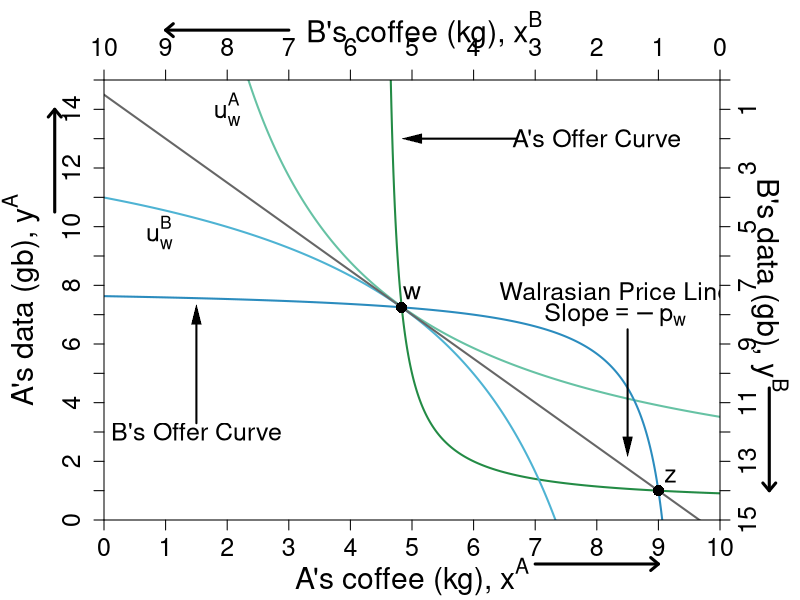

R code for this plot:
#' Graph Designer: Simon Halliday, Scott Cohn
#' Authors: Bowles and Halliday
#' Title: Coordination, Conflict and Competition: A Text in Microeconomics

library("shape")

pdf(file = "what_can_markets_do/property_walras_market.pdf", width = 9, height = 7)

# Set parameters for graphics
axislabelsize <- 1.8
labelsize <- 1.5
namesize <- 1.8
annotatesize <- 1.5
graphlinewidth <- 2
segmentlinewidth <- 1.5

COL <- c("#7fc97f", "#beaed4", "#fdc086", "#ffff99", "#386cb0", "#f0027f", "#bf5b17", "#666666")
COLA <- c("#e0f3db", "#99d8c9","#66c2a4","#41ae76", "#238b45", "#005824")
COLB <- c("#c6dbef", "#4eb3d3", "#2b8cbe", "#0868ac","#084081")
COLC <- c("#fcfbfd", "#efedf5", "#dadaeb", "#bcbddc", "#9e9ac8", "#807dba", "#6a51a3", "#54278f", "#3f007d")
grays <- gray.colors(25, start = 1, end = 0, alpha = 1)



indiffcurveA1 <- function(x, U = 4, A = 1, a = 0.5) {
  ((((U-2)/A)*(1/x)^a)^(1/(1-a)))
}

indiffcurveA2 <- function(x, U = 4, A = 1, a = 0.5) {
  (((U/A)*(1/x)^a)^(1/(1-a)))
}

indiffcurveA3 <- function(x, U = 5.93, A = 1, a = 0.5) {
  (((U/A)*(1/x)^a)^(1/(1-a)))
}

indiffcurveA4 <- function(x, U = 6.984164, A = 1, a = 0.5) {
  ((((U)/A)*(1/x)^a)^(1/(1-a)))
}

paretoEC <- function(x) {
  (3/2)*x
}

OfferCurveA <- function(x) {
  # x/(x  - 4)
  x / (2*x - 9)
}

mrsplot <- function(x) {
  (13/2)*(x/(9-x)^2)
}

OfferCurveB <- function(x) {
  #15 - (14/2)*(10 - x)/(9 - x)
  (145 - 16*x) / (19 - 2*x)
}

WalrasPrice <- function(x) {
  14.5 - (3/2)*x
}

#Deriving the offer curves: let py = 1
#wA = 8px + 2py = 8px + 2; Demand: x = w/2px => x = 4 + 1/px => px = 1/(x - 4)
#Offer curve is y = px*x => (1/(x-4))*x = x/(x-4) defined for x neq 4
#wA = 2px + 13py = 2px + 13; Demand: x = w/2px => x = 1 + 13/2px => px = 13/2(x - 1)
#B's Offer curve is y = px*x => (13/2)(1/(x-1))*x = (13/2)(x/(x-1)
#Therefore in terms of yA and xA:
#15 - y = (13/2)*(10 - x)/(10 - x - 1)
#Therefore y = 15 - (13/2)*(10-x)/(9 - x) defined for x neq 9
#The tangency of the indifference curve and the offer curve gives mrsplot
#Where mrsplot equals that offer curve, we get x = (3/17)*(51 - sqrt(221)) = 6.376576; 
#So y = 6.022321; therefore u = (6.376576^0.5)*(6.022321^0.5)

indiffcurveBneg1 <- function(x, U = 5.09, A = 1, a = 0.5) {
  15 - (((U/A)*(1/(10 - x))^a)^(1/(1-a)))
}

indiffcurveBneg2 <- function(x, U = 6.33, A = 1, a = 0.5) {
  15 - (((U/A)*(1/(10 - x))^a)^(1/(1-a)))
}

#Aisha happens to have found 8 apples and 2 oranges, 
#and Betty happens to have found 2 apples and 13 oranges. 
#Aisha's utility (8^0.5)*(2^0.5) = 4
#Betty's utility (2^0.5)*(13^0.5) = 5.09



par(mar =  c(4, 5.2, 4, 4))
xlims <- c(0, 10)
ylims <- c(0, 15)
xlims2 <- c(10, 0)
ylims2 <- c(15, 0)

plot(0, 0, xlim = xlims, ylim = ylims, type = "n",
     xlab = expression(paste("A's coffee (kg), ", x^A)),
     ylab = expression(paste("A's data (gb), ", y^A)), 
     #line = 2.5,
     xaxt = "n", 
     yaxt = "n", 
     cex.lab = axislabelsize, 
     bty = "n",
     xaxs = "i", 
     yaxs = "i")


npts <- 500 
npts2 <- 501

#Specify the sequences of points for graphing. 
xx1 <- seq(xlims[1], xlims[2], length.out = npts)
yy1 <- indiffcurveA2(xx1, U = 4, A = 1, a = 0.5)
yy2 <- indiffcurveA2(xx1)


#I need something like xx1 with npts for 
xx2 <- seq(4.5, xlims[2], length.out = npts)
xx3 <- seq(xlims[1], 9.1, length.out = npts)
xx4 <- seq(1, 9.5, length.out = npts)

#Draw the lines for the graphs

lines(xx1, indiffcurveA3(xx1), col = COLA[3], lwd = graphlinewidth)

lines(xx2, OfferCurveA(xx2), col = COLA[5], lwd = graphlinewidth)
lines(xx1, indiffcurveBneg2(xx1), col = COLB[2], lwd = graphlinewidth)

lines(xx3, OfferCurveB(xx3), col = COLB[3], lwd = graphlinewidth)
lines(xx1, WalrasPrice(xx1), col = COL[8], lwd = graphlinewidth)

#Customize ticks and labels for the plot
ticksy <- seq(from = 0, to = 15, by = 1)
ylabels <- seq(from = 0, to = 15, by = 1)
ticksx <- seq(from = 0, to = 10, by = 1)
xlabels <- seq(from = 0, to = 10, by = 1)
axis(1, at = ticksx, pos = 0, labels = xlabels, cex.axis = labelsize)
axis(2, at = ticksy, pos = 0, labels = ylabels, las = 0, cex.axis = labelsize)

#Add arrows:
arrows(-0.8, 10.5, -0.8, 14, xpd = TRUE, length = 0.1, angle = 40, lwd = 3)
arrows(7, -1.5, 9, -1.5, xpd = TRUE, length = 0.1, angle = 40, lwd = 3)

#Annotation of the three graphs and the NE

text(2, 14, expression(u[w]^A), cex = labelsize)
# 

# #Label B's offer curve
text(1.5, 3, expression("B's Offer Curve"), cex = labelsize)
Arrows(1.5, 3.3, 1.5, 7, col = "black", lty = 1, lwd = 2, arr.type = "triangle", arr.lwd = 0.5)
# 
# # Price Line
text(8, 13, expression(paste("A's Offer Curve")), cex = labelsize)
Arrows(6.7, 13, 5, 13, col = "black", lty = 1, lwd = 2, arr.type = "triangle", arr.lwd = 0.5)


# Walrasian Price Line
text(8.3, 7.8, expression(paste("Walrasian Price Line")), cex = labelsize)
text(8.3, 7, expression(paste("Slope", phantom() == -p[w])), cex = labelsize)
Arrows(8.5, 6.5, 8.5, 2.5, col = "black", lty = 1, lwd = 2, arr.type = "triangle", arr.lwd = 0.5)


# #Add a point for the initial endowment
points(4.8275, 7.25, pch = 16, col = "black", cex = 1.5)
text(5, 7.75, expression(w), cex = labelsize)

#Set up second axes and labels

par(new = TRUE)

#Use the same x and ylims as previously, but with locations switched
xlims2 <- c(10, 0)
ylims2 <- c(15, 0)

#Leave the ylab and xlab blank to ensure no axes titles
plot(0, 0, xlim = xlims2, ylim = ylims2, type = "n",
     xlab = expression(paste("")),
     ylab = expression(paste("")),
     xaxt = "n", 
     yaxt = "n", 
     #cex.lab = 1.2,
     cex.axis = labelsize,
     bty = "n",
     xaxs = "i", 
     yaxs = "i")

#Set up axes at sides 3 and 4 (top and right)
axis(side = 3, at = ticksx, pos = 0, labels = xlabels, cex.axis = labelsize)
axis(side = 4, at = ticksy, pos = 0, labels = ylabels, las = 0, cex.axis = labelsize)
text(4.8, -1.7, expression(paste("B's coffee (kg), ", x^B)), xpd = TRUE, cex = axislabelsize) 
text(-0.8, 7, expression(paste("B's data (gb), ", y^B)), xpd = TRUE, cex = axislabelsize, srt = 270) 

#Add arrows:
arrows(-0.8, 10.5, -0.8, 14, xpd = TRUE, length=0.1,angle=40,lwd=3)
arrows(7, -1.7, 9, -1.7, xpd = TRUE, length=0.1,angle=40,lwd=3)


#Functions for B's indifference curves
indiffcurveB1 <- function(x, U = 5.09, A = 1, a = 0.5) {
  ((((U-2)/A)*(1/x)^a)^(1/(1-a)))
}

indiffcurveB2 <- function(x, U = 5.09, A = 1, a = 0.5) {
  (((U/A)*(1/x)^a)^(1/(1-a)))
}

indiffcurveB3 <- function(x, U = 5.703502, A = 1, a = 0.5) {
  ((((U)/A)*(1/x)^a)^(1/(1-a)))
}

indiffcurveB4 <- function(x, U = 8.244574, A = 1, a = 0.5) {
  ((((U)/A)*(1/x)^a)^(1/(1-a)))
}





#Label B's indifference curves

text(9.1, 5.2, expression(u[w]^B), cex = labelsize)


#Add a point for the initial endowment
points(1, 14, pch = 16, col = "black", cex = 1.5)
text(0.8, 13.5, expression(z), cex = labelsize)









#Calculate TIOLI power allocation for B
#mrs(x,y) => pareto efficient curve is (3/2)x = y
#A's initital utility is 4 = u(8,2) = (8^0.5)*(2^0.5)
#Therefore substitute in the contract curve u_e^A = 4 = (x^A)^(0.5)(3/2*x^A)^0.5
# => x^A = 4/((3/2)^0.5) = 3.27 => x^B = 6.73
# => y^A = 3/2(x^A) = 4.9 => y^B = 10.1

#Add point g for B's TIOLI power
# points(6.73, 10.1, pch = 16, col = "black", cex = 1.5)
# text(6.73, 10.6, expression(g))

#Calculate TIOLI power allocation for A
#mrs(x,y) => pareto efficient curve is (3/2)x = y
#A's initital utility is 4 = u(8,2) = (8^0.5)*(2^0.5)
#Therefore substitute in the contract curve u_e^A = 4 = (x^A)^(0.5)(3/2*x^A)^0.5
# => x^B = 5.09/((3/2)^0.5) = 4.16 => x^A = 5.84
# => y^B = 3/2(x^B) = 6.23 => y^A = 8.77 
#=> u^A = (5.84^0.5)*(8.77^0.5) = 7.156591
#Add point f for A's TIOLI power
# points(4.16, 6.23, pch = 16, col = "black", cex = 1.5)
# text(4.16, 5.8, expression(f))


#Annotating B's endowment
#text(1.8, 12.5, expression(z), cex = labelsize)

#Annotating a point that is a Pareto improvement over e.
#points(3.623424, 8.977679, pch = 16, col = "black", cex = 1.5)
#text(3.623424, 8.4, expression(h))
#(2.94^0.5)*(12.76^0.5)

#Label Pareto Improving Lens
#text(7, 5, expression(paste("Pareto-Improving Lens")))

dev.off()
